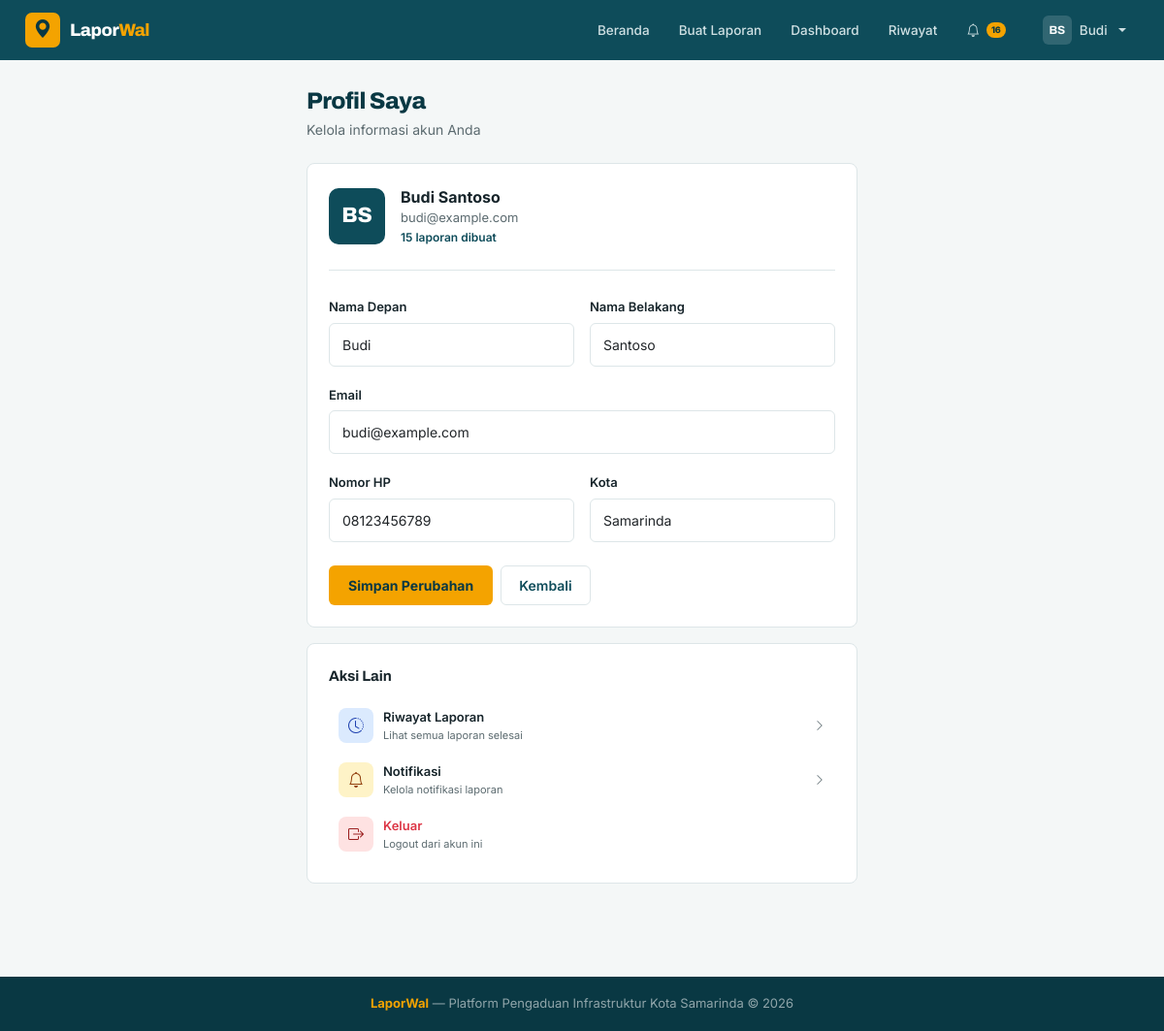
The page /auth/profil/ (signed in) on the database its author committed.
### accounts/models.py (models this page shows, shortened)
class CustomUser(AbstractUser):
    phone = models.CharField(max_length=20, blank=True, verbose_name="Nomor HP")
    avatar = models.ImageField(upload_to='avatars/', blank=True, null=True, verbose_name="Foto Profil")
    kota = models.CharField(max_length=100, default='Samarinda', verbose_name="Kota")
    is_admin_dinas = models.BooleanField(default=False, verbose_name="Admin Dinas")
    class Meta:
        verbose_name = "Pengguna"
        verbose_name_plural = "Pengguna"
    def get_initials(self):
        parts = self.get_full_name().split()
        if len(parts) >= 2:
            return parts[0][0].upper() + parts[1][0].upper()
        elif self.first_name:
            return self.first_name[:2].upper()
        return self.username[:2].upper()
    def laporan_count(self):
        return self.laporan_set.count()

### accounts/views.py (the view)
# urls.py: path('profil/', views.profile_view, name='profil'),
@login_required
def profile_view(request):
    if request.method == 'POST':
        form = ProfileEditForm(request.POST, request.FILES, instance=request.user)
        if form.is_valid():
            form.save()
            messages.success(request, 'Profil berhasil diperbarui.')
            return redirect('profil')
    else:
        form = ProfileEditForm(instance=request.user)
    return render(request, 'accounts/profile.html', {'form': form})

### accounts/forms.py
class ProfileEditForm(forms.ModelForm):
    class Meta:
        model = CustomUser
        fields = ('first_name', 'last_name', 'email', 'phone', 'kota', 'avatar')
    def __init__(self, *args, **kwargs):
        super().__init__(*args, **kwargs)
        for field in self.fields.values():
            field.widget.attrs['class'] = 'form-control'

### templates/accounts/profile.html (shortened to what this page needs)
{% extends 'base.html' %}
{% block content %}
<div style="max-width:600px;margin:0 auto;padding:28px 16px 48px">
  <h1 class="h-page" style="margin-bottom:4px">Profil Saya</h1>
  <p class="section-sub mb-4">Kelola informasi akun Anda</p>
  <div class="lw-card" style="margin-bottom:16px">
    <div class="d-flex align-items-center gap-3 mb-4 pb-4" style="border-bottom:1px solid var(--line)">
      <div style="width:58px;height:58px;border-radius:10px;background:var(--teal);display:flex;align-items:center;justify-content:center;font-size:22px;font-weight:800;color:#fff;font-family:var(--display)">
        {{ user.get_initials }}
      </div>
      <div>
        <div style="font-size:16px;font-weight:700">{{ user.get_full_name }}</div>
        <div class="section-sub" style="font-size:13px">{{ user.email }}</div>
        <div style="font-size:12px;color:var(--teal);margin-top:2px;font-weight:600">{{ user.laporan_count }} laporan dibuat</div>
      </div>
    </div>
    <form method="post" enctype="multipart/form-data" novalidate>
      <div class="row g-3">
        <div class="col-6">
          <label class="form-label">Nama Depan</label>
          <input type="text" name="first_name" class="form-control w-100" value="{{ form.first_name.value|default:'' }}">
        </div>
        <div class="col-6">
          <label class="form-label">Nama Belakang</label>
          <input type="text" name="last_name" class="form-control w-100" value="{{ form.last_name.value|default:'' }}">
        </div>
        <div class="col-12">
          <label class="form-label">Email</label>
          <input type="email" name="email" class="form-control w-100" value="{{ form.email.value|default:'' }}">
        </div>
        <div class="col-6">
          <label class="form-label">Nomor HP</label>
          <input type="text" name="phone" class="form-control w-100" value="{{ form.phone.value|default:'' }}">
        </div>
        <div class="col-6">
          <label class="form-label">Kota</label>
          <input type="text" name="kota" class="form-control w-100" value="{{ form.kota.value|default:'' }}">
        </div>
      </div>
      <div class="d-flex gap-2 mt-4">
        <button type="submit" class="btn-green">Simpan Perubahan</button>
        <a href="{% url 'dashboard_user' %}" class="btn-green-outline">Kembali</a>
      </div>
    </form>
  </div>
  <div class="lw-card">
    <div class="ctitle" style="margin-bottom:12px">Aksi Lain</div>
    <a href="{% url 'riwayat_laporan' %}" style="display:flex;align-items:center;gap:10px;padding:10px;border-radius:7px;text-decoration:none;color:inherit;transition:background 0.15s" onmouseover="this.style.background='var(--bg)'" onmouseout="this.style.background='transparent'">
      <div style="width:36px;height:36px;background:var(--st-proc-bg);border-radius:8px;display:flex;align-items:center;justify-content:center;color:var(--st-proc-tx)"><i class="bi bi-clock-history"></i></div>
      <div><div style="font-size:13px;font-weight:600">Riwayat Laporan</div><div class="section-sub" style="font-size:11px">Lihat semua laporan selesai</div></div>
      <i class="bi bi-chevron-right ms-auto" style="font-size:12px;color:var(--muted)"></i>
    </a>
    <a href="{% url 'notifikasi' %}" style="display:flex;align-items:center;gap:10px;padding:10px;border-radius:7px;text-decoration:none;color:inherit;transition:background 0.15s" onmouseover="this.style.background='var(--bg)'" onmouseout="this.style.background='transparent'">
      <div style="width:36px;height:36px;background:var(--st-wait-bg);border-radius:8px;display:flex;align-items:center;justify-content:center;color:var(--st-wait-tx)"><i class="bi bi-bell"></i></div>
      <div><div style="font-size:13px;font-weight:600">Notifikasi</div><div class="section-sub" style="font-size:11px">Kelola notifikasi laporan</div></div>
      <i class="bi bi-chevron-right ms-auto" style="font-size:12px;color:var(--muted)"></i>
    </a>
    <a href="{% url 'logout' %}" style="display:flex;align-items:center;gap:10px;padding:10px;border-radius:7px;text-decoration:none;color:#dc3545;transition:background 0.15s" onmouseover="this.style.background='#fef2f2'" onmouseout="this.style.background='transparent'">
      <div style="width:36px;height:36px;background:var(--st-rej-bg);border-radius:8px;display:flex;align-items:center;justify-content:center;color:var(--st-rej-tx)"><i class="bi bi-box-arrow-right"></i></div>
      <div><div style="font-size:13px;font-weight:600">Keluar</div><div class="section-sub" style="font-size:11px">Logout dari akun ini</div></div>
    </a>
  </div>
</div>
{% endblock %}

### templates/base.html (shortened to what this page needs)
<!DOCTYPE html>
<html lang="id">
<head>
  {% load static %}
  <link href="https://cdn.jsdelivr.net/npm/bootstrap@5.3.3/dist/css/bootstrap.min.css" rel="stylesheet">
  <link href="https://cdn.jsdelivr.net/npm/bootstrap-icons@1.11.3/font/bootstrap-icons.css" rel="stylesheet">
</head>
<body>
<nav class="lw-navbar">
  <a href="{% url 'beranda' %}" class="lw-brand">
    <div class="lw-brand-icon"><i class="bi bi-geo-alt-fill"></i></div>
    <span class="lw-brand-text">Lapor<b>Wal</b></span>
  </a>
  <div class="lw-nav-links">
    {% if user.is_authenticated %}
      {% if user.is_admin_dinas or user.is_staff %}
        <a href="{% url 'admin_dashboard' %}" class="lw-nav-link {% if request.resolver_match.url_name == 'admin_dashboard' %}active{% endif %}"><i class="bi bi-speedometer2"></i>Dashboard</a>
        <a href="{% url 'admin_laporan' %}" class="lw-nav-link {% if request.resolver_match.url_name == 'admin_laporan' %}active{% endif %}"><i class="bi bi-clipboard-data"></i>Laporan</a>
        <a href="{% url 'admin_pengguna' %}" class="lw-nav-link {% if request.resolver_match.url_name == 'admin_pengguna' %}active{% endif %}"><i class="bi bi-people"></i>Pengguna</a>
      {% else %}
        <a href="{% url 'beranda' %}" class="lw-nav-link {% if request.resolver_match.url_name == 'beranda' %}active{% endif %}">Beranda</a>
        <a href="{% url 'buat_laporan' %}" class="lw-nav-link {% if request.resolver_match.url_name == 'buat_laporan' %}active{% endif %}">Buat Laporan</a>
        <a href="{% url 'dashboard_user' %}" class="lw-nav-link {% if request.resolver_match.url_name == 'dashboard_user' %}active{% endif %}">Dashboard</a>
        <a href="{% url 'riwayat_laporan' %}" class="lw-nav-link {% if request.resolver_match.url_name == 'riwayat_laporan' %}active{% endif %}">Riwayat</a>
        <a href="{% url 'notifikasi' %}" class="lw-nav-link {% if request.resolver_match.url_name == 'notifikasi' %}active{% endif %}">
          <i class="bi bi-bell"></i>
          <span id="notif-badge-count" class="notif-badge d-none">0</span>
        </a>
      {% endif %}
      <div class="dropdown ms-2">
        <button class="lw-nav-link dropdown-toggle d-flex align-items-center gap-2" data-bs-toggle="dropdown">
          <div style="width:30px;height:30px;background:rgba(255,255,255,.15);border-radius:6px;display:flex;align-items:center;justify-content:center;font-size:12px;font-weight:700;color:#fff;font-family:var(--display)">
            {{ user.get_initials }}
          </div>
          <span class="d-none d-md-inline">{{ user.first_name|default:user.username }}</span>
        </button>
      </div>
    {% endif %}
  </div>
</nav>
{% block content %}{% endblock %}
<footer class="lw-footer">
  <b>LaporWal</b> &mdash; Platform Pengaduan Infrastruktur Kota Samarinda &copy; 2026
</footer>
</body>
</html>

### rows shown on the page
CustomUser: get_initials "BS", first_name "Budi", get_full_name "Budi Santoso", email "budi@example.com", laporan_count "15", last_name "Santoso", phone "08123456789", kota "Samarinda"
